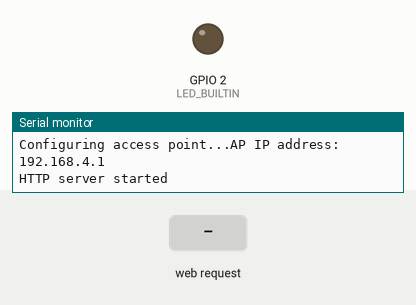
This sketch was run on a simulated ESP8266 (NodeMCU). On the bench: output pins drawn as LEDs (lit = HIGH, except the on-board LED, lit = LOW), the last lines printed to the serial monitor. Inputs (shaded band) come from the test bench.

Above: at 2.2 s.
2.3 s: HTTP request GET /led1on received
At 3.0 s:
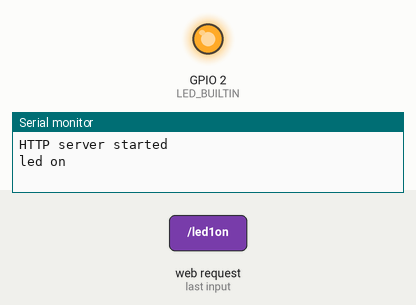
3.8 s: HTTP request GET / received
At 4.2 s:
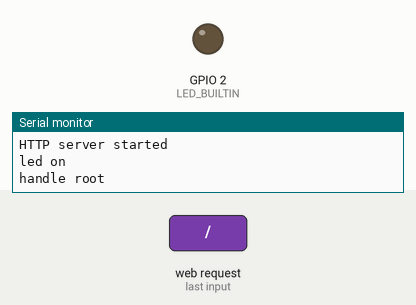
Timing chart, 0 to 6.8 s (numbered marks = the images above; inputs shaded):
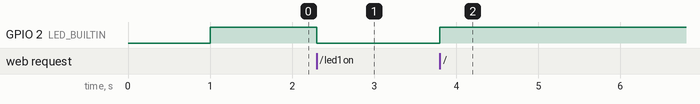

The sketch:

webserver.ino
```cpp
#include <ESP8266WiFi.h>
#include <WiFiClient.h>
#include <ESP8266WebServer.h>

#ifndef APSSID
#define APSSID "esp8266"
#define APPSK  "webserver123"
#endif

/* Set these to your desired credentials. */
const char *ssid = APSSID;
const char *password = APPSK;
bool LED_status = LOW;

ESP8266WebServer server(80);

/* Just a little test message.  Go to http://192.168.4.1 in a web browser
   connected to this access point to see it.
*/

void setup() {
  delay(1000);
  Serial.begin(115200);
  Serial.println();
  Serial.print("Configuring access point...");
  /* You can remove the password parameter if you want the AP to be open. */
  WiFi.softAP(ssid, password);
  pinMode(LED_BUILTIN, OUTPUT);
  IPAddress myIP = WiFi.softAPIP();
  Serial.print("AP IP address: ");
  Serial.println(myIP);
  server.on("/", handleRoot);
  server.on("/led1on", handle_led1on);
  server.on("/led1off", handle_led1off);
  server.onNotFound(handle_NotFound);
  server.begin();
  Serial.println("HTTP server started");
}

void loop() {
  server.handleClient();
  if (LED_status)
  {
    digitalWrite(LED_BUILTIN, LOW);
  }
  else
  {
    digitalWrite(LED_BUILTIN, HIGH);
  }
}
void handleRoot() {
  LED_status = LOW;
  Serial.println("handle root");
  server.send(200, "text/html", sendHTML("you are connected", 0, LED_status));
}
void handle_led1on() {
  LED_status = HIGH;
  Serial.println("led on");
  server.send(200, "text/html", sendHTML("on", true, LED_status));
}
void handle_led1off() {
  LED_status = LOW;
  Serial.println("led off");
  server.send(200, "text/html", sendHTML("off", false, LED_status));
}
void handle_NotFound() {
  server.send(404, "text/plain", "Not found");
}
String sendHTML(const char* one, uint8_t led1stat, uint8_t led2stat) {
  String ptr = "<!DOCTYPE html> <html>\n";
  ptr += "<head><meta name=\"viewport\" content=\"width=device-width, initial-scale=1.0, user-scalable=no\">\n";
  ptr += "<title>LED Control</title>\n";
  ptr += "<style>html { font-family: Helvetica; display: inline-block; margin: 0px auto; text-align: center;}\n";
  ptr += "body{margin-top: 50px;} h1 {color: #444444;margin: 50px auto 30px;} h3 {color: #444444;margin-bottom: 50px;}\n";
  ptr += ".button {display: block;width: 80px;background-color: #1abc9c;border: none;color: white;padding: 13px 30px;text-decoration: none;font-size: 25px;margin: 0px auto 35px;cursor: pointer;border-radius: 4px;}\n";
  ptr += ".button-on {background-color: #1abc9c;}\n";
  ptr += ".button-on:active {background-color: #16a085;}\n";
  ptr += ".button-off {background-color: #34495e;}\n";
  ptr += ".button-off:active {background-color: #2c3e50;}\n";
  ptr += "p {font-size: 14px;color: #888;margin-bottom: 10px;}\n";
  ptr += "</style>\n";
  ptr += "</head>\n";
  ptr += "<body>\n";
  ptr += "<h1>ESP8266 Web Server</h1>\n";
  ptr += "<h3>Using Access Point(AP) Mode</h3>\n";

  if (led1stat)
  {
    ptr += "<p>LED1 Status: ON</p><a class=\"button button-off\" href=\"/led1off\">OFF</a>\n";
  }
  else
  {
    ptr += "<p>LED1 Status: OFF</p><a class=\"button button-on\" href=\"/led1on\">ON</a>\n";
  }

  ptr += "</body>\n";
  ptr += "</html>\n";
  return ptr;
}
```

Measured:
- after the input at 2.3 s, GPIO 2 (LED_BUILTIN): HIGH → LOW at once
- after the input at 3.8 s, GPIO 2 (LED_BUILTIN): LOW → HIGH at once
